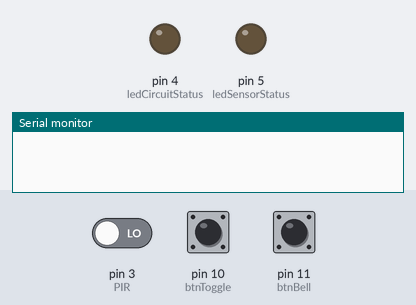
Recording of a sketch running on a simulated Arduino Uno, built with avr-gcc and run on an emulated ATmega328P. On the bench: output pins drawn as LEDs (lit = HIGH), the last lines printed to the serial monitor. Inputs (shaded band) come from the test bench; at power-on: pin 10 (btnToggle) HIGH, pin 3 (PIR) LOW, pin 11 (btnBell) HIGH. The modem accepts every AT command (registered, SIM ready, sends succeed) and sends nothing else.

Above: at 0.1 s.
At 6.2 s:
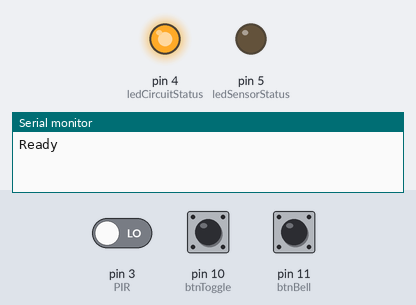
6.3 s: pin 10 (btnToggle) pulled LOW for 0.15 s
At 6.7 s:
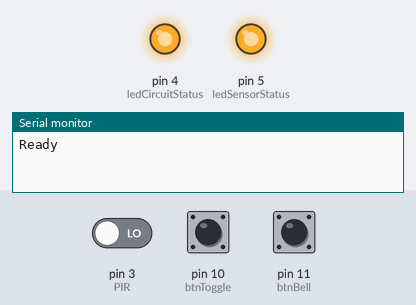
7.9 s: pin 3 (PIR) driven HIGH
Timing chart, 0 to 10.9 s (numbered marks = the images above; inputs shaded):
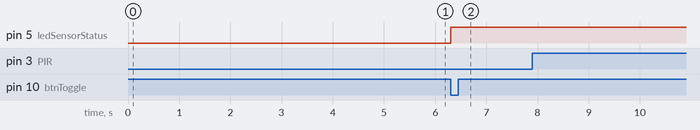

The sketch:

GSMBasedHomeSecurity.ino
```cpp
#include <SoftwareSerial.h>

SoftwareSerial mySerial(7, 8);

int PIR = 3;                    // the pin that the sensor is atteched to
int ledCircuitStatus = 4;       // the pin that the Green LED is atteched to
int ledSensorStatus = 5;        // the pin that the RED LED is atteched to
int btnToggle = 10;             // the pin that the Enable/Disable button is atteched to
int btnBell = 11;               // the pin that the Bell button is atteched to

boolean currentState = LOW;
boolean lastState = LOW;
boolean flag = false;           // initially sensor off

void setup() {
  pinMode(PIR, INPUT);
  pinMode(ledCircuitStatus, OUTPUT);
  pinMode(ledSensorStatus, OUTPUT);
  Serial.begin(9600);

  mySerial.begin(9600);
  delay(5000);
  Serial.println("Ready");
  digitalWrite(ledCircuitStatus, HIGH);

  pinMode(btnToggle,INPUT_PULLUP);
  pinMode(btnBell,INPUT_PULLUP);
  digitalWrite(ledSensorStatus, LOW);
}


void loop(){
  bool bell = digitalRead(btnBell);
  if(bell == LOW)                                         // Bell button Pressed
  {
    makeCall();
    sendText("There's somebody at the door!!!");
  }


  currentState = digitalRead(btnToggle);
  if(currentState==LOW and lastState==HIGH)
  {
    if(flag)
    {
      digitalWrite(ledSensorStatus, LOW);                 // Turn LED OFF
      flag = false;                                       // Disable Sensor
    }
    else
    {
      digitalWrite(ledSensorStatus, HIGH);                // Turn LED ON
      flag = true;                                        // Enable Sensor
    }
  }

  if(digitalRead(PIR)==HIGH and flag==true) {             // check if the Sensor is HIGH and is Enabled
    Serial.println("Motion detected!");

    makeCall();
    sendText("There's somebody inside the house!!!");
  }
  lastState = currentState;
}

void makeCall() {
  Serial.println("Calling...");
  mySerial.println("ATD + +8801779882804;");
  delay(100);
  mySerial.println();

  delay(30000);
  mySerial.println("ATH");                                // Hang Up Call
  Serial.println("Done");
}

void sendText(String txt) {
  Serial.println("Sendig Message...");
  mySerial.println("AT+CMGF=1");                          // Sets the GSM Module in Text Mode
  delay(500);
  mySerial.println("AT+CMGS=\"+8801779882804\"\r");       // Receiver Mobile Number
  delay(500);

  mySerial.println(txt);
  delay(500);
  mySerial.println((char)26);                             // ASCII code of CTRL+Z
  Serial.println("Done");
}
```

Measured:
- after the input at 6.3 s, pin 5 (ledSensorStatus): LOW → HIGH at once
